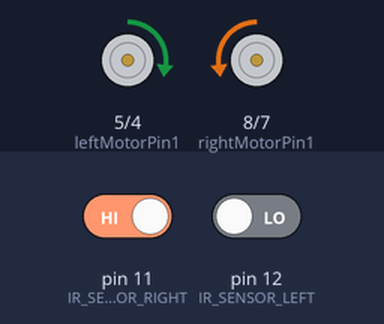
The sketch below on a simulated Arduino Uno, built with avr-gcc and run on an emulated ATmega328P. Parts: motor-driver pin pairs drawn as motors (green arrow = first pin HIGH = forward, orange = second pin HIGH = backward, longer = more drive, scaled by the enable pin). The inputs (shaded band) are chosen by the test bench; at power-on: pin 11 (IR_SENSOR_RIGHT) HIGH, pin 12 (IR_SENSOR_LEFT) LOW.

Above: at 1.2 s.
1.3 s: pin 11 (IR_SENSOR_RIGHT) driven LOW
At 1.9 s:
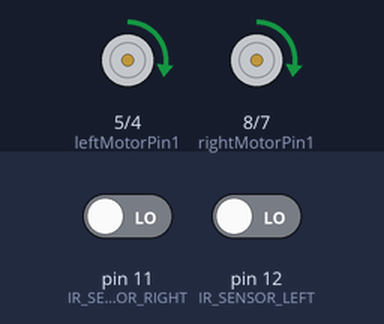
2.8 s: pin 12 (IR_SENSOR_LEFT) driven HIGH
At 4.0 s:
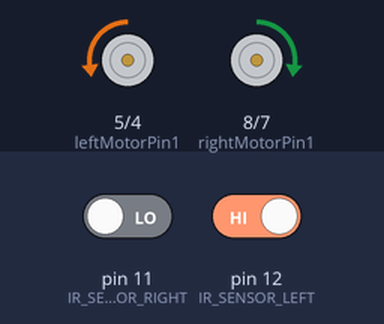
4.3 s: pin 12 (IR_SENSOR_LEFT) driven LOW
At 5.4 s:
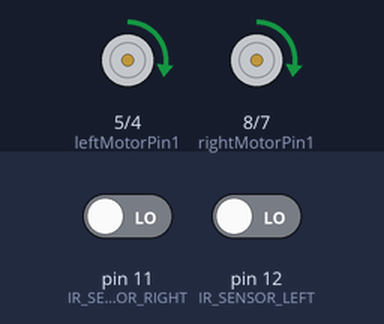
5.8 s: pin 11 (IR_SENSOR_RIGHT) driven HIGH
At 6.5 s:
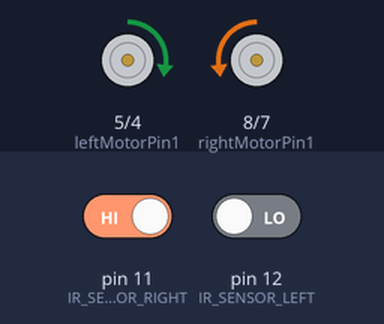
Timing chart, 0 to 8.3 s (numbered marks = the images above; inputs shaded):
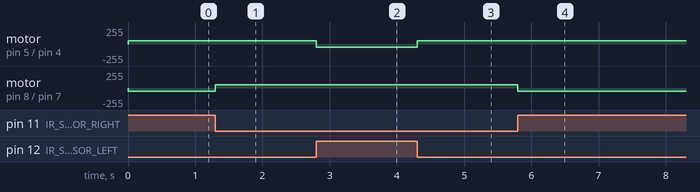

Measured:
- after the input at 1.3 s, motor on pin 8 (rightMotorPin1) / pin 7 (rightMotorPin2): backward 50/255 → forward 50/255 at once
- after the input at 2.8 s, motor on pin 5 (leftMotorPin1) / pin 4 (leftMotorPin2): forward 50/255 → backward 50/255 at once
- after the input at 4.3 s, motor on pin 5 (leftMotorPin1) / pin 4 (leftMotorPin2): backward 50/255 → forward 50/255 at once
- after the input at 5.8 s, motor on pin 8 (rightMotorPin1) / pin 7 (rightMotorPin2): forward 50/255 → backward 50/255 at once

The sketch:

Line_follower_project.ino
```cpp
#define IR_SENSOR_RIGHT 11
#define IR_SENSOR_LEFT 12
#define MOTOR_SPEED 50

//Right motor
int enableRightMotor=9;
int rightMotorPin1=8;
int rightMotorPin2=7;

//Left motor
int enableLeftMotor=3;
int leftMotorPin1=5;
int leftMotorPin2=4;

void setup()
{
  //The problem with TT gear motors is that, at very low pwm value it does not even rotate.
  //If we increase the PWM value then it rotates faster and our robot is not controlled in that speed and goes out of line.
  //For that we need to increase the frequency of analogWrite.
  //Below line is important to change the frequency of PWM signal on pin D5 and D6
  //Because of this, motor runs in controlled manner (lower speed) at high PWM value.
  //This sets frequecny as 7812.5 hz.
  TCCR0B = TCCR0B & B11111000 | B00000010 ;

  // put your setup code here, to run once:
  pinMode(enableRightMotor, OUTPUT);
  pinMode(rightMotorPin1, OUTPUT);
  pinMode(rightMotorPin2, OUTPUT);

  pinMode(enableLeftMotor, OUTPUT);
  pinMode(leftMotorPin1, OUTPUT);
  pinMode(leftMotorPin2, OUTPUT);

  pinMode(IR_SENSOR_RIGHT, INPUT);
  pinMode(IR_SENSOR_LEFT, INPUT);
  rotateMotor(0,0);
}


void loop()
{

  int rightIRSensorValue = digitalRead(IR_SENSOR_RIGHT);
  int leftIRSensorValue =  digitalRead(IR_SENSOR_LEFT);

  //If none of the sensors detects black line, then go straight
  if ((rightIRSensorValue ==0  && leftIRSensorValue ==0) || (rightIRSensorValue ==1  && leftIRSensorValue ==1))
  {
    rotateMotor(MOTOR_SPEED, MOTOR_SPEED);
  }
  //If right sensor detects black line, then turn right
  else if (rightIRSensorValue && !leftIRSensorValue)
  {
      rotateMotor(-MOTOR_SPEED, MOTOR_SPEED);
  }
  //If left sensor detects black line, then turn left
  else if (!rightIRSensorValue && leftIRSensorValue)
  {
      rotateMotor(MOTOR_SPEED, -MOTOR_SPEED);
  }
  //If both the sensors detect black line, then stop
 /* else
  {
    rotateMotor(0, 0);
  }*/
}


void rotateMotor(int rightMotorSpeed, int leftMotorSpeed)
{

  if (rightMotorSpeed < 0)
  {
    digitalWrite(rightMotorPin1,LOW);
    digitalWrite(rightMotorPin2,HIGH);
  }
  else if (rightMotorSpeed > 0)
  {
    digitalWrite(rightMotorPin1,HIGH);
    digitalWrite(rightMotorPin2,LOW);
  }
  else
  {
    digitalWrite(rightMotorPin1,LOW);
    digitalWrite(rightMotorPin2,LOW);
  }

  if (leftMotorSpeed < 0)
  {
    digitalWrite(leftMotorPin1,LOW);
    digitalWrite(leftMotorPin2,HIGH);
  }
  else if (leftMotorSpeed > 0)
  {
    digitalWrite(leftMotorPin1,HIGH);
    digitalWrite(leftMotorPin2,LOW);
  }
  else
  {
    digitalWrite(leftMotorPin1,LOW);
    digitalWrite(leftMotorPin2,LOW);
  }
  analogWrite(enableRightMotor, abs(rightMotorSpeed));
  analogWrite(enableLeftMotor, abs(leftMotorSpeed));
}
```
